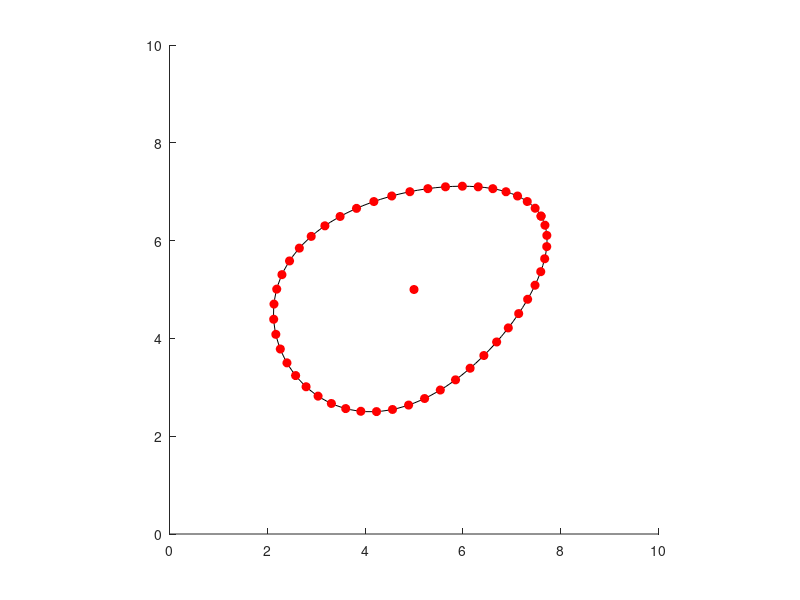

MATLAB code for this plot:
function eggxample01()
    %set the oval hyper-parameters
    egg_params = struct();
    egg_params.a = 3; egg_params.b = 2; egg_params.c = .15;
    %specify the position and orientation of the egg
    x0 = 5; y0 = 5; theta = pi/6;
    %set up the axis
    hold on; axis equal; axis square
    axis([0,10,0,10])
    %plot the origin of the egg frame
    plot(x0,y0,'ro','markerfacecolor','r');
    %compute the perimeter of the egg
    [V_list, G_list] = egg_func(linspace(0,1,100),x0,y0,theta,egg_params);
    %plot the perimeter of the egg
    plot(V_list(1,:),V_list(2,:),'k');
    %compute a single point along the egg (s=.8)
    %as well as the tangent vector at that point
    vvals = [];
    gvals = [];
    for s = 0:.02:1

        [V_single, G_single] = egg_func(s,x0,y0,theta,egg_params);
        vvals = [vvals, V_single];
        gvals = [gvals, G_single];
    end
    %plot this single point on the egg
    plot(vvals(1, :),vvals(2, :),'ro','markerfacecolor','r');
    %plot this tangent vector on the egg
    % vector_scaling = .1;
    % tan_vec_x = [V_single(1),V_single(1)+vector_scaling*G_single(1)];
    % tan_vec_y = [V_single(2),V_single(2)+vector_scaling*G_single(2)];
    % plot(tan_vec_x,tan_vec_y,'g')
end
% 
function x_out = egg_wrapper1x(s,x0,y0,theta,egg_params)
    [V, G] = egg_func(s,x0,y0,theta,egg_params);
    x_out = V(1);
end

function y_out = egg_wrapper1y(s,x0,y0,theta,egg_params)
    [V, G] = egg_func(s,x0,y0,theta,egg_params);
    y_out = V(2);
end

egg_wrapper2x = @(s) egg_wrapper1x(s,x0,y0,theta,egg_params);
egg_wrapper2y = @(s) egg_wrapper1y(s,x0,y0,theta,egg_params);

function [xmax, xmin, ymax, ymin] = bound_box(x0, y0, theta, egg_params)

    

end


function [V, G] = egg_func(s,x0,y0,theta,egg_params)
    %unpack the struct
    a=egg_params.a;
    b=egg_params.b;
    c=egg_params.c;
    %compute x (without rotation or translation)
    x = a*cos(2*pi*s);
    %useful intermediate variable
    f = exp(-c*x/2);
    %compute y (without rotation or translation)
    y = b*sin(2*pi*s).*f;
    %compute the derivatives of x and y (without rotation or translation)
    dx = -2*pi*a*sin(2*pi*s);
    df = (-c/2)*f.*dx;
    dy = 2*pi*b*cos(2*pi*s).*f + b*sin(2*pi*s).*df;
    %rotation matrix corresponding to theta
    R = [cos(theta),-sin(theta);sin(theta),cos(theta)];
    %compute position and gradient for rotated + translated oval
    V = R*[x;y]+[x0*ones(1,length(theta));y0*ones(1,length(theta))];
    G = R*[dx;dy];
end

